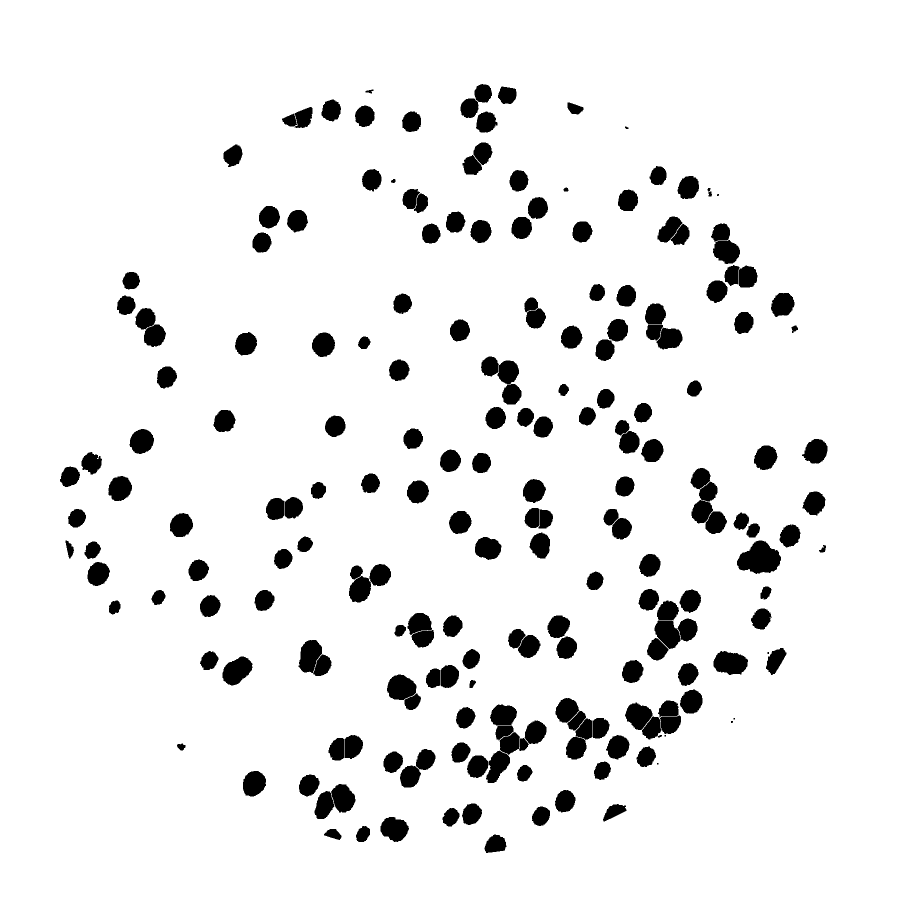
#> input picture images/set1/A_241.tif, 1833 x 1827 px (shown at 1/2 size)
$ jupyter execute CountWatersheds.ipynb   (shell and % lines are left out)   (Python 2 division)
#> lines starting #> are read from the running program, lines starting #| are printed output that depends on the picture; after the words box and inside, x2 and y2 are one past the last pixel; in counts of white or black regions, pixels touching at a corner belong together
[cell 1]
import cv2
import matplotlib.pyplot as plt
import numpy as np
import sys
from pylab import rcParams
from helpers import scaled_resize
rcParams['figure.figsize'] = 15, 15

[cell 2]
input_file = 'images/set1/A_241.tif'

img = cv2.imread(input_file, 0)
#> img: shape (1827, 1833); 92.7% white; 211 black regions (6 under 20 px)
img2 = cv2.imread(input_file)
#> img2 is the input picture: shape (1827, 1833, 3); 92.7% white; 211 black regions (6 under 20 px), largest, box (x1, y1, x2, y2) and area: (1474, 1081, 1562, 1148) 3987, (1427, 1302, 1496, 1350) 2483, (445, 1313, 505, 1371) 2346

plt.imshow(img, cmap='gray')

[cell 3]
contours, hier = cv2.findContours(img,mode=cv2.RETR_LIST, method=cv2.CHAIN_APPROX_NONE)
#> contours = 212 contours, 4 with area under 20; largest, box (x1, y1, x2, y2) and area: (0, 0, 1833, 1827) 3345232, (1473, 1080, 1563, 1149) 4108, (1426, 1301, 1497, 1351) 2574, (444, 1312, 506, 1372) 2428, (773, 1348, 834, 1401) 2346
print len(contours)
#| 212
cv2.drawContours(img2, contours, -1, 255, 2)
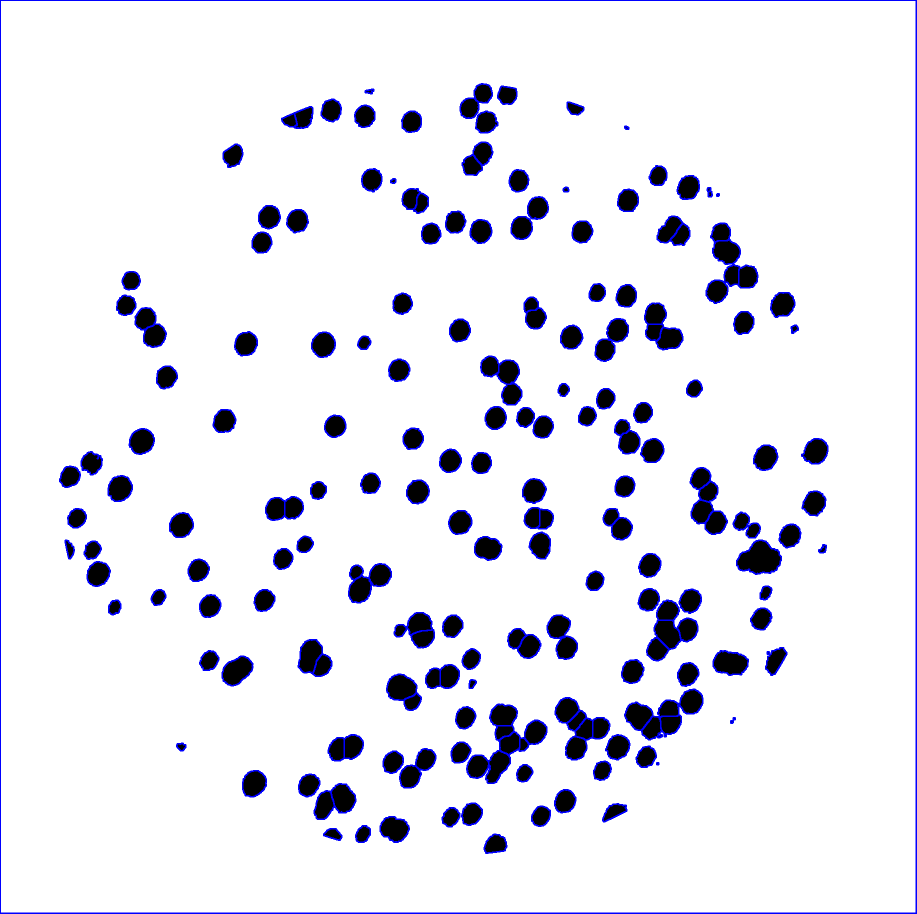
#> img2: shape (1827, 1833, 3) (shown at 1/2 size); 3.03% of pixels changed, all inside (x1, y1, x2, y2) = (0, 0, 1833, 1827)


$ run again, with images/set1/B_170.tif copied over images/set1/A_241.tif
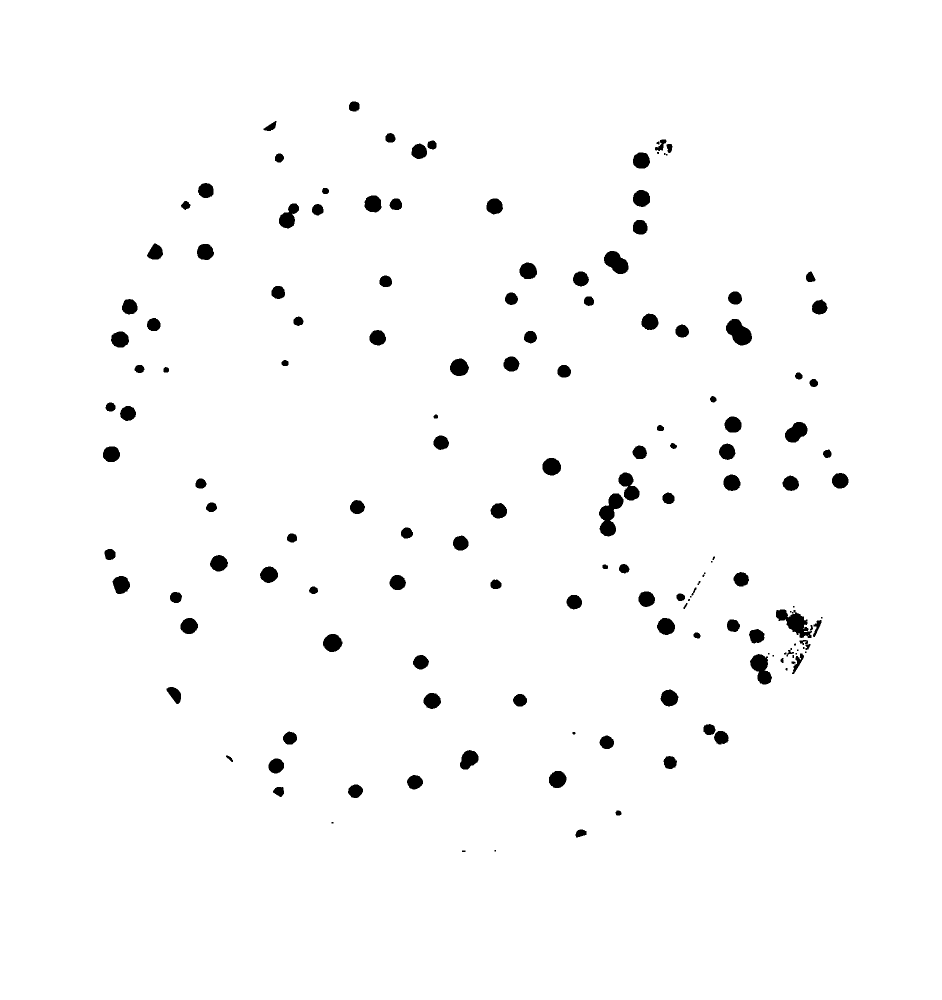
#> input picture images/set1/B_170.tif, 1884 x 2000 px (shown at 1/2 size)
#> img: shape (2000, 1884); 98% white; 154 black regions (23 under 20 px)
#> img2 is the input picture: shape (2000, 1884, 3); 98% white; 154 black regions (23 under 20 px), largest, box (x1, y1, x2, y2) and area: (1198, 987, 1247, 1073) 2276, (1552, 1219, 1624, 1276) 1957, (1452, 638, 1504, 691) 1780
#> contours = 158 contours, 19 with area under 20; largest, box (x1, y1, x2, y2) and area: (0, 0, 1884, 2000) 3764117, (1197, 986, 1248, 1074) 2390, (1551, 1218, 1625, 1277) 2100, (1451, 637, 1505, 692) 1854, (1499, 1307, 1545, 1370) 1696
#| 158
#> `cv2.drawContours(img2, contours, -1, 255, 2)`:
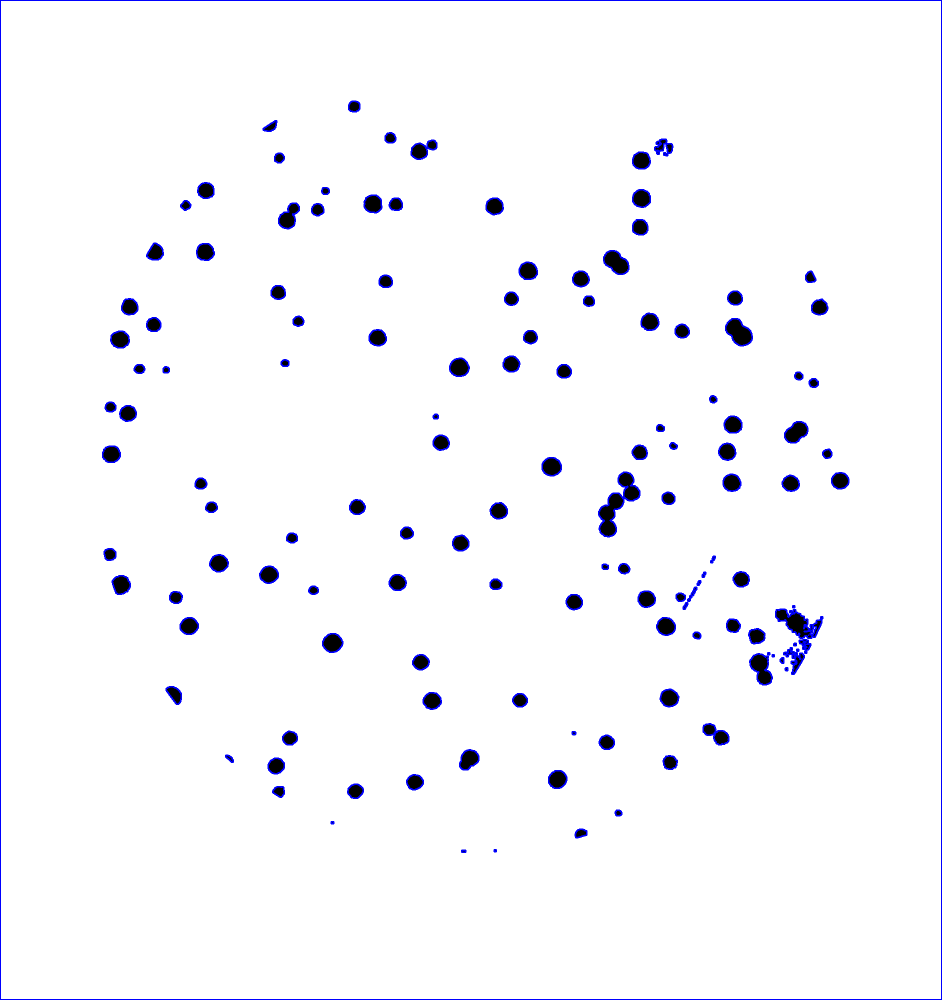
#> img2: shape (2000, 1884, 3) (shown at 1/2 size); 1.47% of pixels changed, all inside (x1, y1, x2, y2) = (0, 0, 1884, 2000)
